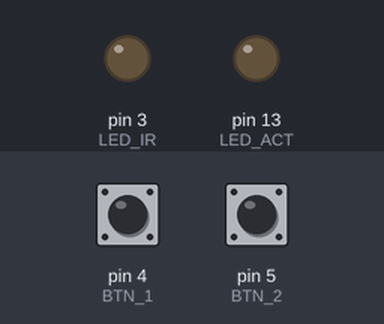
Bench run of a program on a simulated Arduino Uno, built with avr-gcc and run on an emulated ATmega328P. Parts: output pins drawn as LEDs (lit = HIGH). Dashed ring = blinking. The test bench sets the inputs (shaded band); at power-on: pin 4 (BTN_1) HIGH, pin 5 (BTN_2) HIGH. Sleep ends after the set time or at an interrupt.

Above: at 1.2 s.
1.3 s: pin 4 (BTN_1) pulled LOW for 1 s
At 1.48 s:
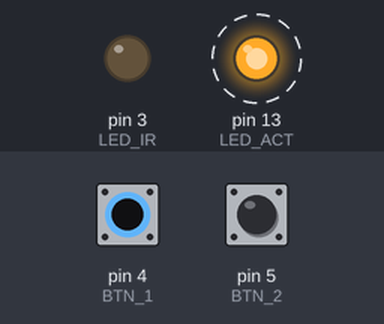
4.3 s: pin 5 (BTN_2) pulled LOW for 3.2 s
At 7.0 s:
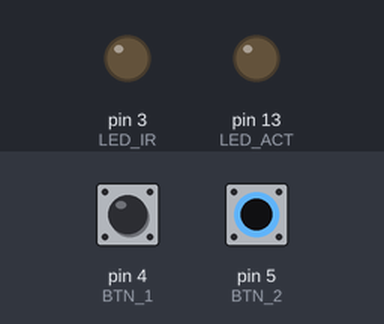
9.0 s: pin 4 (BTN_1) pulled LOW for 3.2 s
At 9.18 s:
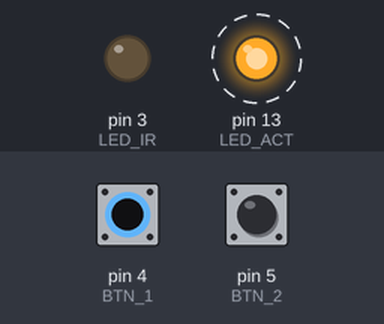
Timing chart, 0 to 12.4 s (numbered marks = the images above; inputs shaded):
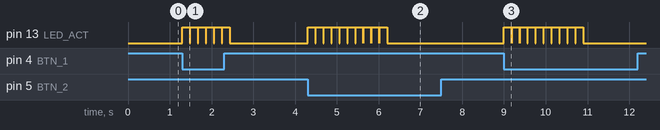

The program:

main.cpp
```cpp
#include <avr/sleep.h>
#include <avr/power.h>
#include <Arduino.h>

#define SEND_PWM_BY_TIMER
#include <IRremote.h>

// Input pin configuration
#define BTN_1     4
#define BTN_2     5

// Output pin configuration
#define LED_IR    3 // Required on this pin by the IRremote library
#define LED_ACT   13

// Relevant RC5 codes
#define CODE_40 0b1101111110100000 // Bubbles
#define CODE_41 0b1101111110100100 // Standing waves
#define CODE_42 0b1101111110101000 // Plus
#define CODE_43 0b1101111110101100 // Light
#define CODE_44 0b1101111110110000 // Combination
#define CODE_45 0b1101111110110100 // On/Off
#define CC_MASK 0b0010000000000000 // Command bit mask

IRsend sender;

// Data properties
int nextMode = 0;
bool flipCommandBit = false;

void pciSetup(byte pin) {
    *digitalPinToPCMSK(pin) |= bit (digitalPinToPCMSKbit(pin));  // enable pin
    PCIFR  |= bit (digitalPinToPCICRbit(pin)); // clear any outstanding interrupt
    PCICR  |= bit (digitalPinToPCICRbit(pin)); // enable interrupt for the group
}

void blink(uint8_t blinkCount) {
  for (uint8_t i = 0; i < blinkCount; i++) {
      digitalWrite(LED_ACT, HIGH);
      delay(100);
      digitalWrite(LED_ACT, LOW);
      delay(100);
  }
}

void wakeUp() {

  // Stop sleeping
  sleep_disable();

}

void doSleep() {

  // Sleep
  sleep_enable();
  set_sleep_mode(SLEEP_MODE_PWR_DOWN);

  // Turn off brown-out enable in software
  MCUCR = bit (BODS) | bit (BODSE);
  MCUCR = bit (BODS);
  interrupts ();  // guarantees next instruction executed
  sleep_cpu();

}

void sendCode(unsigned long data) {

  // Light notification LED
  digitalWrite(LED_ACT, HIGH);

  // // Flip command bit if required, and flip command bit
  // if (flipCommandBit) {
  //   data |= CC_MASK;
  // }
  // flipCommandBit = !flipCommandBit;

  // Send code
  sender.sendRC5(data, 14);
  delay(113);

  // Dim notification LED
  digitalWrite(LED_ACT, LOW);

}

void setup() {

  // Setup button pins
  pinMode(BTN_1, INPUT_PULLUP);
  pciSetup(BTN_1);

  pinMode(BTN_2, INPUT_PULLUP);
  pciSetup(BTN_2);

  pinMode(LED_IR, OUTPUT);
  pinMode(LED_ACT, OUTPUT);

  // Disable unused AVR modules
  //power_all_disable();
  //power_timer0_enable(); // Need timer0 for delay

}

void loop() {

  // Attempt to read buttons
  for (uint8_t i = 0; i < 10; i++) {

    // On/Off
    if (!digitalRead(BTN_1)) {
      sendCode(CODE_45);
    }

    // Mode
    if (!digitalRead(BTN_2)) {

      switch(nextMode) {
        case 0:
          sendCode(CODE_40);
          break;
        case 1:
          sendCode(CODE_41);
          break;
        case 2:
          sendCode(CODE_42);
          break;
        case 3:
          sendCode(CODE_43);
          break;
        case 4:
          sendCode(CODE_44);
          break;
      }

      // Increment mode
      if (nextMode == 4) {
        nextMode = 0;
      } else {
        nextMode++;
      }

    }

    delay(10);

  }

  // No action found, so sleep
  doSleep();

}

ISR (PCINT2_vect) {
  // No method body needed, just need to wake up by PCINT
}
```

Measured:
- after the input at 1.3 s, pin 13 (LED_ACT): alternates HIGH for 0.18 s and LOW for 0.01 s, 12 changes in all, then stays LOW, starting at once
- after the input at 4.3 s, pin 13 (LED_ACT): alternates HIGH for 0.18 s and LOW for 0.01 s, 20 changes in all, then stays LOW, starting at once
- after the input at 9.0 s, pin 13 (LED_ACT): alternates HIGH for 0.18 s and LOW for 0.01 s, 20 changes in all, then stays LOW, starting at once
